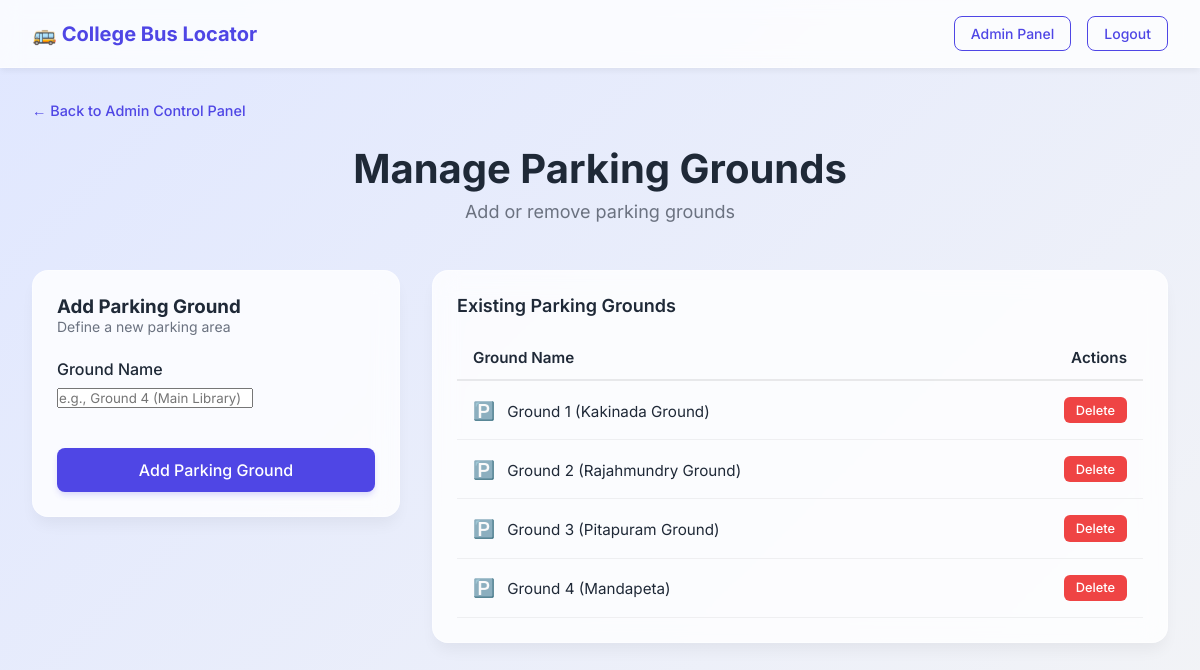
Page /admin/grounds (signed in) on the committed database.
### models.py (models this page shows)
class Ground(db.Model):
    id = db.Column(db.Integer, primary_key=True)
    name = db.Column(db.String(100), unique=True, nullable=False)

### app.py (the view, shortened to what this page needs)
@app.route('/admin/grounds', methods=['GET', 'POST'])
@admin_required
def admin_grounds():
    grounds = Ground.query.order_by(Ground.name).all()
    return render_template('admin_grounds.html', grounds=grounds)

### app.py (called while the page is built)
def admin_required(f):
    @wraps(f)
    @login_required
    def decorated_function(*args, **kwargs):
        if not current_user.is_admin:
            flash('You do not have permission to access the admin panel.')
            return redirect(url_for('index'))
        return f(*args, **kwargs)
    return decorated_function

@login_manager.user_loader
def load_user(user_id):
    return Driver.query.get(int(user_id))

### templates/admin_grounds.html
{% extends "base.html" %}
{% block content %}
<div class="admin-header-nav">
    <a href="{{ url_for('admin_dashboard') }}" class="back-link">← Back to Admin Control Panel</a>
</div>
<div class="dashboard-header">
    <h1>Manage Parking Grounds</h1>
    <p class="date-subtitle">Add or remove parking grounds</p>
</div>
<div class="admin-split-layout">
    <div class="form-card">
        <h3>Add Parking Ground</h3>
        <p class="form-subtitle">Define a new parking area</p>
        <form method="POST" action="{{ url_for('admin_grounds') }}" class="admin-form">
            <div class="form-group">
                <label for="name">Ground Name</label>
                <input type="text" id="name" name="name" required placeholder="e.g., Ground 4 (Main Library)">
            </div>
            <button type="submit" class="btn-primary btn-large">Add Parking Ground</button>
        </form>
    </div>
    <div class="table-card">
        <h3>Existing Parking Grounds</h3>
        <div class="table-responsive">
            <table class="admin-table">
                <thead>
                    <tr>
                        <th>Ground Name</th>
                        <th style="text-align: right;">Actions</th>
                    </tr>
                </thead>
                <tbody>
                    {% for ground in grounds %}
                    <tr>
                        <td>
                            <span class="table-icon">🅿️</span>
                            {{ ground.name }}
                        </td>
                        <td style="text-align: right;">
                            <form method="POST" action="{{ url_for('delete_ground', ground_id=ground.id) }}" onsubmit="return confirm('Are you sure you want to delete this parking ground? This will delete today\'s updates for this ground.');" style="display: inline;">
                                <button type="submit" class="btn-danger">Delete</button>
                            </form>
                        </td>
                    </tr>
                    {% endfor %}
                </tbody>
            </table>
        </div>
    </div>
</div>
{% endblock %}

### static/style.css (style rules this page uses)
:root { --primary-color: #4f46e5; --primary-hover: #4338ca; --bg-color: #f3f4f6; --card-bg: rgba(255, 255, 255, 0.8); --text-main: #1f2937; --text-muted: #6b7280; --border-color: rgba(255, 255, 255, 0.4); --success-color: #10b981; --warning-color: #f59e0b; }
* { margin: 0; padding: 0; box-sizing: border-box; font-family: 'Inter', sans-serif; }
body { background: linear-gradient(135deg, #e0e7ff 0%, #f3f4f6 100%); color: var(--text-main); min-height: 100vh; padding-bottom: 2rem; }
.btn-primary, .btn-outline { padding: 0.5rem 1rem; border-radius: 0.5rem; font-weight: 500; text-decoration: none; transition: all 0.2s ease; cursor: pointer; border: none; font-size: 0.875rem; }
.btn-primary { background-color: var(--primary-color); color: white; box-shadow: 0 4px 6px -1px rgba(79, 70, 229, 0.2); }
.btn-large { width: 100%; padding: 0.75rem; font-size: 1rem; margin-top: 1rem; }
.dashboard-header { text-align: center; margin-bottom: 3rem; }
.dashboard-header h1 { font-size: 2.5rem; font-weight: 700; color: var(--text-main); margin-bottom: 0.5rem; }
.date-subtitle { color: var(--text-muted); font-size: 1.125rem; }
.route-card, .auth-card, .form-card { background: var(--card-bg); backdrop-filter: blur(12px); border: 1px solid var(--border-color); border-radius: 1rem; padding: 1.5rem; box-shadow: 0 10px 15px -3px rgba(0, 0, 0, 0.05); transition: transform 0.2s ease, box-shadow 0.2s ease; }
.form-group { margin-bottom: 1.5rem; }
.form-group label { display: block; margin-bottom: 0.5rem; font-weight: 500; color: var(--text-main); }
.admin-header-nav { margin-bottom: 1.5rem; }
.back-link { color: var(--primary-color); text-decoration: none; font-weight: 500; font-size: 0.9rem; transition: color 0.2s; }
.admin-split-layout { display: grid; grid-template-columns: 1fr 2fr; gap: 2rem; align-items: start; }
.form-subtitle { font-size: 0.875rem; color: var(--text-muted); margin-bottom: 1.5rem; }
.table-card { background: var(--card-bg); backdrop-filter: blur(12px); border: 1px solid var(--border-color); border-radius: 1rem; padding: 1.5rem; box-shadow: 0 10px 15px -3px rgba(0, 0, 0, 0.05); }
.table-card h3 { margin-bottom: 1.25rem; font-size: 1.125rem; font-weight: 600; }
.table-responsive { width: 100%; overflow-x: auto; }
.admin-table { width: 100%; border-collapse: collapse; text-align: left; font-size: 0.95rem; }
.admin-table th { padding: 0.75rem 1rem; border-bottom: 2px solid rgba(0, 0, 0, 0.08); color: var(--text-main); font-weight: 600; }
.admin-table td { padding: 1rem; border-bottom: 1px solid rgba(0, 0, 0, 0.05); vertical-align: middle; }
.table-icon { margin-right: 0.5rem; font-size: 1.1rem; }
.btn-danger { padding: 0.35rem 0.75rem; background-color: #ef4444; color: white; border-radius: 0.375rem; border: none; font-size: 0.8rem; font-weight: 500; cursor: pointer; transition: background-color 0.2s, transform 0.1s; }

### rows in the picture
Ground: name "Ground 1 (Kakinada Ground)"
Ground: name "Ground 2 (Rajahmundry Ground)"
Ground: name "Ground 3 (Pitapuram Ground)"
Ground: name "Ground 4 (Mandapeta)"
